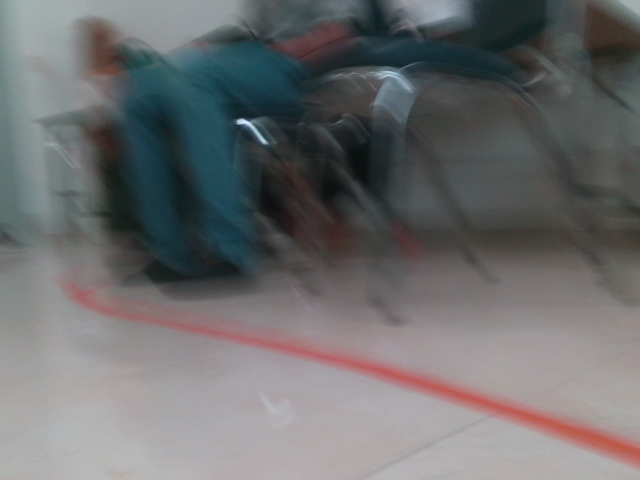
#> input picture dataset/vision1/RGB/1007.png, 640 x 480 px, given in place of 684.png, which was not available
$ python Test.py
#> lines starting #> are read from the running program, lines starting #| are printed output that depends on the picture; pictures that were not available may be replaced by others from this repository, and a replacement may not be noted
import cv2
import numpy as np
import matplotlib.pyplot as plt

RootDir = r"C:\Users\papho\OneDrive\Desktop\vision5"

RGBDir = RootDir + "\\RGB"
DepthDir = RootDir + "\\Depth"

n = np.random.randint(0, 1979)
rgb = cv2.imread(RGBDir + f"\\{n}.png")
#> rgb is the input picture: shape (480, 640, 3); mean B, G, R 109.8, 108.7, 108.1
rgb = cv2.cvtColor(rgb, cv2.COLOR_BGR2RGB)
depth = cv2.imread(DepthDir + f"\\{n}.png")
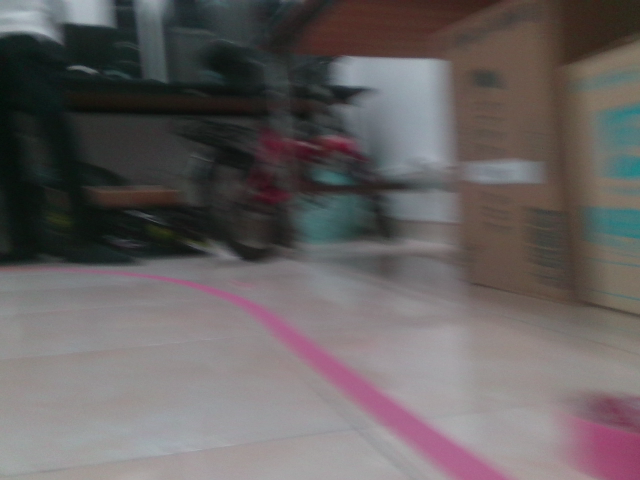
#> input picture dataset/vision1/RGB/1046.png, 640 x 480 px, given in place of 684.png, which was not available
#> depth is the input picture: shape (480, 640, 3); mean B, G, R 97, 96.9, 102.2
depthHSV = cv2.cvtColor(depth, cv2.COLOR_BGR2HSV)
#> depthHSV: shape (480, 640, 3); mean H, S, V 77.2, 40.7, 105.7
depthHSV[..., 1] = 255
#> depthHSV: shape (480, 640, 3); mean H, S, V 77.2, 255, 105.7
depthHSV[..., 2] = 255
#> depthHSV: shape (480, 640, 3); mean H, S, V 77.2, 255, 255
depth = cv2.cvtColor(depthHSV, cv2.COLOR_HSV2RGB)
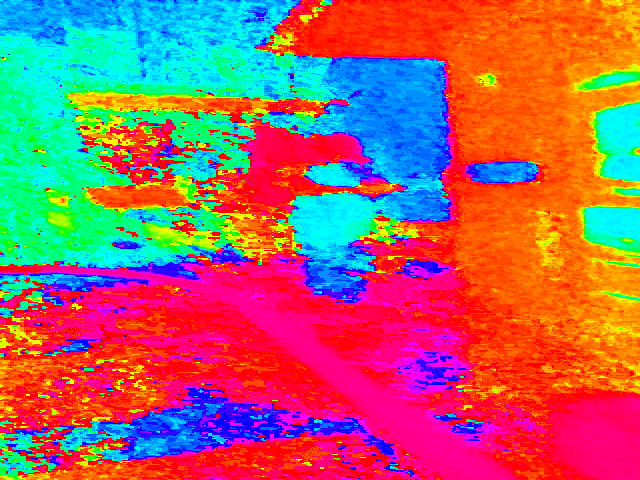
#> depth: shape (480, 640, 3); mean R, G, B 167.2, 100.9, 100.4
hue_shift = 120
depthHSV[..., 0] = (-depthHSV[..., 0] + hue_shift) % 180
#> depthHSV: shape (480, 640, 3); mean H, S, V 63, 255, 255
#depthHSV[..., 0] = 120
depthNew = cv2.cvtColor(depthHSV, cv2.COLOR_HSV2RGB)
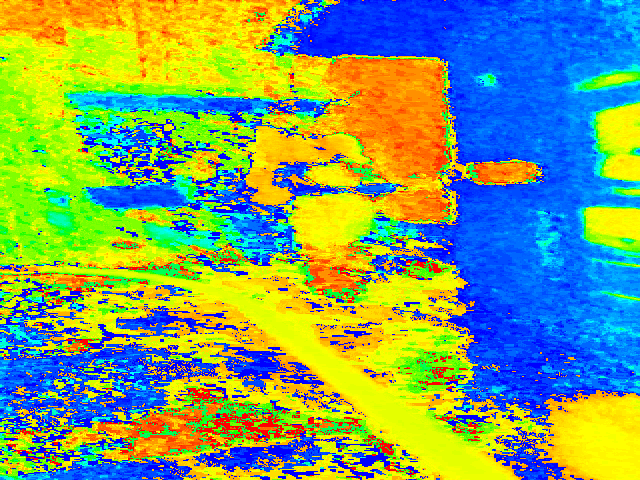
#> depthNew: shape (480, 640, 3); mean R, G, B 124, 162.2, 105
print("IMG_NUM:",n)

def mouse_callback(event, x, y, flags, param):
    # Check for left mouse click event (event == cv2.EVENT_LBUTTONDOWN)
    if event == cv2.EVENT_LBUTTONDOWN:
        # Store the clicked coordinates
        global clicked_coordinates
        clicked_coordinates = (x, y)
        print(f"COORD: ({x}, {y})")
        print("HUE:", depthHSV[y,x,0])
        print("DIST:", depthHSV[y,x,0] / 120 * 3)

# Initialize an empty list to store clicked coordinates
clicked_coordinates = []

# Create a named window for displaying the image
cv2.namedWindow("depth", cv2.WINDOW_NORMAL)

# Set the mouse callback function
cv2.setMouseCallback("depth", mouse_callback)

cv2.imshow("depth", depthNew)


cv2.waitKey(0)
cv2.destroyAllWindows()
